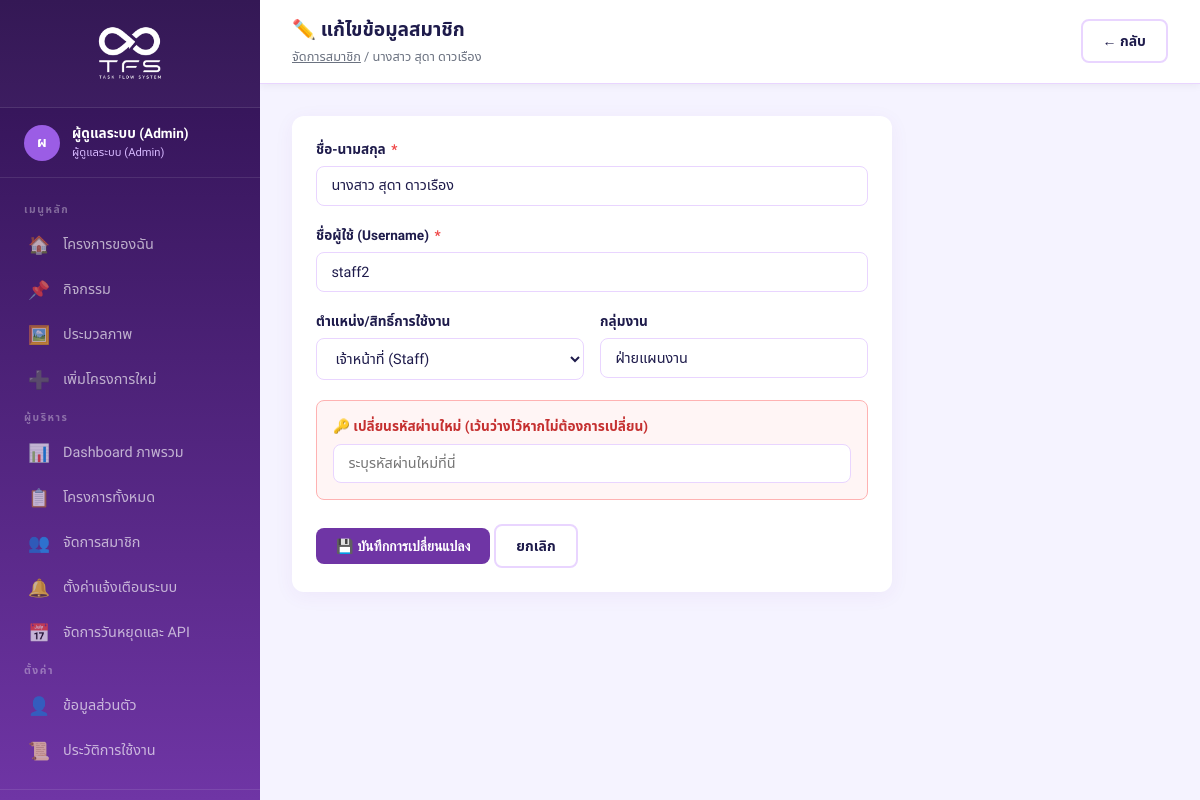
Page /edit_user.php?id=5 (signed in) on the committed database.
### tables this page shows
CREATE TABLE IF NOT EXISTS users (
    id INT AUTO_INCREMENT PRIMARY KEY,
    username VARCHAR(50) NOT NULL UNIQUE,
    password VARCHAR(255) NOT NULL,
    full_name VARCHAR(150) NOT NULL,
    role ENUM('staff','head','director','admin') NOT NULL DEFAULT 'staff',
    department VARCHAR(100),
    telegram_chat_id VARCHAR(100) DEFAULT NULL,
    discord_webhook_url VARCHAR(255) DEFAULT NULL,
    line_notify_token VARCHAR(255) DEFAULT NULL,
    created_at TIMESTAMP DEFAULT CURRENT_TIMESTAMP
);

### edit_user.php (the view, shortened to what this page needs)
<?php
require_once __DIR__ . '/includes/header.php';
$user_id = intval($_GET['id'] ?? 0);
$stmt = $pdo->prepare("SELECT * FROM users WHERE id = ?");
$stmt->execute([$user_id]);
$u = $stmt->fetch();
?>
<div class="topbar">
    <div style="display: flex; align-items: center; gap: 0.75rem;">
        <div>
        <h2>✏️ แก้ไขข้อมูลสมาชิก</h2>
        <div class="topbar-breadcrumb"><a href="users.php" style="color:var(--text-muted)">จัดการสมาชิก</a> / <?= htmlspecialchars($u['full_name']) ?></div>
    </div>
    </div>
    <a href="users.php" class="btn btn-outline">← กลับ</a>
</div>
<div class="page-content">
    <div class="card fade-in" style="max-width:600px">
        <form method="POST">
            <div class="form-group">
                <label>ชื่อ-นามสกุล <span class="required">*</span></label>
                <input type="text" name="full_name" class="form-control" required value="<?= htmlspecialchars($u['full_name']) ?>">
            </div>
            <div class="form-group">
                <label>ชื่อผู้ใช้ (Username) <span class="required">*</span></label>
                <input type="text" name="username" class="form-control" required value="<?= htmlspecialchars($u['username']) ?>">
            </div>
            <div class="form-row form-row-2">
                <div class="form-group">
                    <label>ตำแหน่ง/สิทธิ์การใช้งาน</label>
                    <select name="role" class="form-control">
                        <option value="staff" <?= $u['role'] === 'staff' ? 'selected' : '' ?>>เจ้าหน้าที่ (Staff)</option>
                    </select>
                </div>
                <div class="form-group">
                    <label>กลุ่มงาน</label>
                    <input type="text" name="department" class="form-control" value="<?= htmlspecialchars($u['department']) ?>">
                </div>
            </div>
            <div class="form-group" style="background:#fff5f5;padding:1rem;border-radius:8px;border:1px solid #feb2b2">
                <label style="color:#c53030">🔑 เปลี่ยนรหัสผ่านใหม่ (เว้นว่างไว้หากไม่ต้องการเปลี่ยน)</label>
                <input type="password" name="password" class="form-control" placeholder="ระบุรหัสผ่านใหม่ที่นี่">
            </div>
            <div style="margin-top:1.5rem">
                <button type="submit" class="btn btn-primary">💾 บันทึกการเปลี่ยนแปลง</button>
                <a href="users.php" class="btn btn-outline">ยกเลิก</a>
            </div>
        </form>
    </div>
</div>
<?php require_once __DIR__ . '/includes/footer.php'; ?>

### assets/css/style.css (style rules this page uses)
:root { --primary: #6f35a5; --primary-light: #8a44d6; --primary-dark: #2e1150; --accent: #9b5de5; --accent-light: #d7b9ff; --secondary: #ec4899; --bg: #f5f3ff; --bg-card: #ffffff; --text-main: #1e1b4b; --text-muted: #6b7280; --border: #e9d5ff; --status-green: #10b981; --status-yellow: #f59e0b; --status-red: #ef4444; --status-blue: #3b82f6; --sidebar-w: 260px; --radius: 12px; --shadow: 0 4px 20px rgba(111,53,165,0.06); --shadow-hover: 0 8px 30px rgba(111,53,165,0.15); }
* { margin: 0; padding: 0; box-sizing: border-box; }
body { font-family: 'Sarabun', 'Noto Sans Thai', sans-serif; background: var(--bg); color: var(--text-main); min-height: 100vh; }
.topbar { background: #fff; padding: 1rem 2rem; border-bottom: 1px solid var(--border); display: flex; align-items: center; justify-content: space-between; position: sticky; top: 0; z-index: 100; box-shadow: 0 2px 8px rgba(0,0,0,0.05); }
.topbar h2 { font-size: 1.2rem; font-weight: 700; color: var(--text-main); }
.topbar-breadcrumb { font-size: 0.8rem; color: var(--text-muted); margin-top: 0.1rem; }
.page-content { padding: 2rem; flex: 1; }
.card { background: var(--bg-card); border-radius: var(--radius); box-shadow: var(--shadow); padding: 1.5rem; transition: box-shadow 0.2s; }
.btn { display: inline-flex; align-items: center; gap: 0.4rem; padding: 0.6rem 1.25rem; border-radius: 8px; font-size: 0.875rem; font-weight: 600; cursor: pointer; border: none; text-decoration: none; transition: all 0.2s; white-space: nowrap; }
.btn-primary { background: var(--primary); color: #fff; }
.btn-outline { background: transparent; border: 2px solid var(--border); color: var(--text-main); }
.form-group { margin-bottom: 1.25rem; }
.form-group label { display: block; font-size: 0.85rem; font-weight: 600; color: var(--text-main); margin-bottom: 0.4rem; }
.form-group label span.required { color: var(--status-red); margin-left: 2px; }
.form-control { width: 100%; padding: 0.65rem 0.9rem; border: 1.5px solid var(--border); border-radius: 8px; font-size: 0.9rem; font-family: inherit; color: var(--text-main); background: #fff; transition: border-color 0.2s, box-shadow 0.2s; }
.form-row { display: grid; gap: 1rem; }
.form-row-2 { grid-template-columns: 1fr 1fr; }
.fade-in { animation: fadeInUp 0.35s ease both; }
.fade-in:nth-child(1) { animation-delay: 0.05s; }

### rows in the picture
users: full_name "นางสาว สุดา ดาวเรือง", username "staff2", role "เจ้าหน้าที่ (Staff)", department "ฝ่ายแผนงาน"

### other values in the picture
$initials "ผ"
$name "ผู้ดูแลระบบ (Admin)"
$roleLabels[$role] "ผู้ดูแลระบบ (Admin)"
